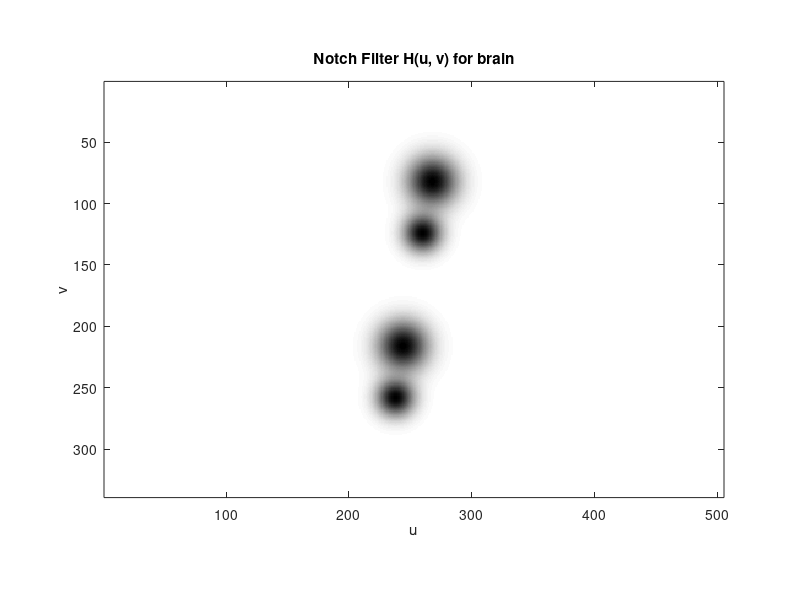

Write the MATLAB code that produced this figure. (Note: this script raises an error after producing the figure.)
% Parameters
N =4 ; % Number of notches
u0 = [268, 260,244,238]; % u-coordinates of notch centers
v0 = [82, 124,216,258]; % v-coordinates of notch centers
sigma = [20,15,20,15]; 

% Image dimensions
M = 339; % Number of rows
L = 505; % Number of columns

% Create a grid of frequencies
[U, V] = meshgrid(1:L, 1:M);

% Initialize the filter with ones
H = ones(M, L);

% Loop over each notch and apply the formula
for i = 1:N
    H = H .* (1 - exp(-((U - u0(i)).^2 + (V - v0(i)).^2) / sigma(i)^2));
end



% Display the filter
figure;
imagesc(H); axis image; colormap gray;
xlabel('u');
ylabel('v');
title('Notch Filter H(u, v) for brain');
fds1 = fd1.*H;
magnitudes1 = abs(fds1);
log_magnitudes1 = log(1+magnitudes1);
figure;
imshow(log_magnitudes1,[])
title('Notch filter application brain');
inversed = ifft2(ifftshift(fds1));
filtered_image = real(inversed);
filtered_image = abs(filtered_image);
filtered_image = uint8(filtered_image);
figure;
imshow(filtered_image);
title('filterd image brain');








